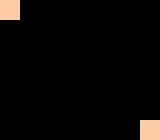

Tiled map render using the project's own tile images. Description and the map definition, with tile-layer contents summarised, below:
An orthogonal 8x7 tile map with 20x20 px tiles, 1 tile layer (Tiles) and 3 objects (2x solid, Teleport).

<map version="1.0" orientation="orthogonal" renderorder="right-down" width="8" height="7" tilewidth="20" tileheight="20" nextobjectid="110">
 <tileset firstgid="1" name="tileset_a" tilewidth="20" tileheight="20" tilecount="600" columns="20">
  <image source="../scenery/tileset_a.png" trans="ff00ff" width="400" height="600" />
 </tileset>
 <layer name="Tiles" width="8" height="7">
  <properties>
   <property name="tileset" value="tileset_a" />
  </properties>
  <data>[56 cells, 2 non-empty, 1 distinct tile ids]</data>
 </layer>
 <objectgroup name="Solids">
  <object id="85" type="solid" x="140" y="120" width="20" height="20" />
  <object id="86" type="solid" x="0" y="0" width="20" height="20" />
  <object id="109" name="Spawn" type="Teleport" x="20" y="60" width="20" height="20">
   <properties>
    <property name="dir" value="up" />
   </properties>
  </object>
 </objectgroup>
 <objectgroup name="Actors" />
</map>
